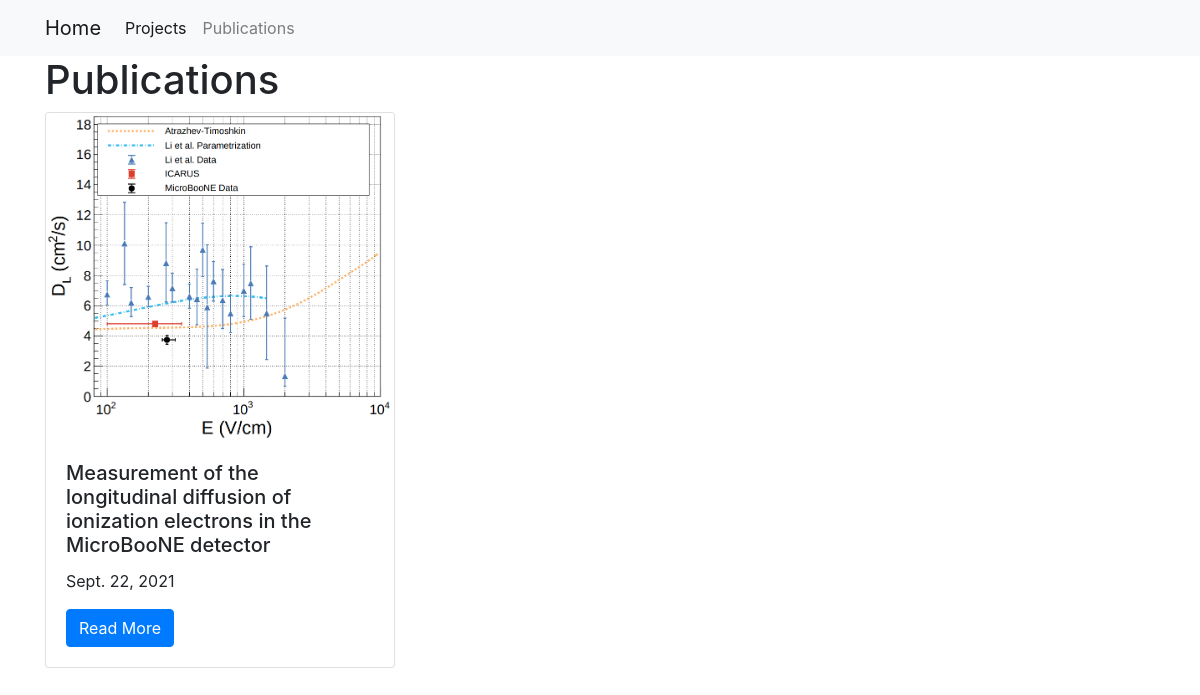
Screenshot of /publications/ with the database file from the repository.
### publications/models.py (models this page shows, shortened)
class Publication(models.Model):
    title = models.CharField(max_length=255)
    publication_date = models.DateField()
    publication_url = models.URLField()
    image = models.FilePathField(path='/img')

### publications/views.py (the view)
# urls.py: path("", views.publications_list, name="publications_list"),
def publications_list(request):
    publications = Publication.objects.all()
    context = {
        'publications': publications
    }
    return render(request, "publications_list.html", context)

### publications/templates/publications_list.html
{% extends "base.html" %}
{% load static %}
{% block page_content %}
<h1>Publications</h1>
<div class="row">
{% for publication in publications %}
    <div class="col-md-4">
        <div class="card mb-2">
            <img class="card-img-top" src="{% static publication.image %}">
            <div class="card-body">
                <h5 class="card-title">{{ publication.title }}</h5>
                <p class="card-text">{{ publication.publication_date }}</p>
                <a href="{% url 'publication_detail' publication.pk %}"
                   class="btn btn-primary">
                    Read More
                </a>
            </div>
        </div>
    </div>
    {% endfor %}
</div>
{% endblock %}

### rows the page displays
Publication: image (picture), title "Measurement of the longitudinal diffusion of ionization electrons in the MicroBooNE detector", publication_date "Sept. 22, 2021"
